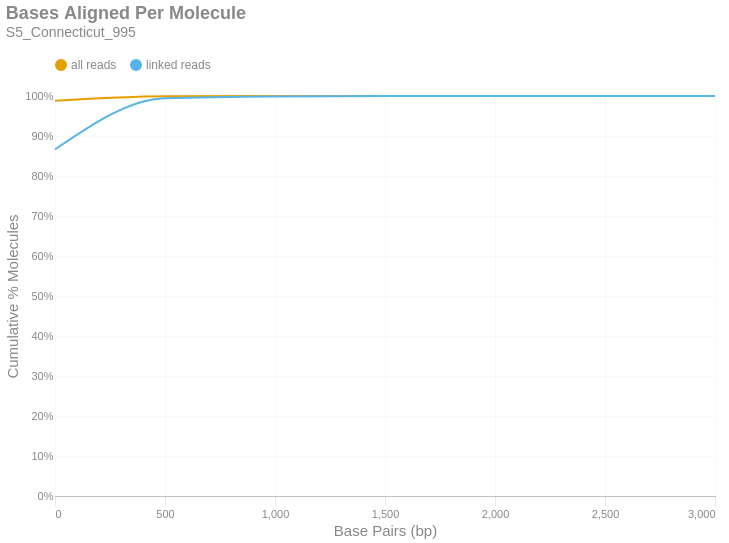

The notebook cell saved with this chart:
### Markdown cell above
### Bases Aligned Per Molecule
This is a cumulative frequency distribution showing the number of base pairs aligned per unique molecule. These data are shown in 500 bp bins. There are two distributions: one with `all reads` (yellow) and another with only `linked reads` (blue). The percent of molecules in the `linked reads` distribution is relative to the total number of linked molecules.

### Code cell
if SKIPLR:
    print_html(f"Skipped")
else:
    binned_df = consolidated_hist(valids['aligned_bp'], mask, 500, True)
    with SafeRender(binned_df):
        (
            density_plot(binned_df, 'Bases Aligned Per Molecule', samplename, 'basesper')
            .encode(
                x=alt.X('bin:Q', title="Base Pairs (bp)").axis(tickMinStep=500).scale(padding=0),
                y=alt.Y('value:Q', title='Cumulative % Molecules')
                    .axis(format='%')
                    .scale(domain = [0,1])
                    .stack(False),
                color=alt.Color("key:N").scale(domain = ["all reads", "linked reads"]),
                tooltip = [
                    alt.Tooltip("key:N", title = "Data Type"),
                    alt.Tooltip("range_label:N", title="Bases Aligned Per Molecule"),
                    alt.Tooltip("value:Q", format = ".2%", title="% Molecules (Cum.)")
                ]
            )
        ).display()

### Figure 1 — Vega-Lite specification as saved in the notebook (floating-point values rounded to 4 significant figures)
{"width": "container", "height": 400, "config": {"title": {"anchor": "start", "dy": -15, "fontSize": 18, "color": "#888888", "subtitleColor": "#888888", "subtitleFontSize": 14}, "arc": {"fill": "#0072B2"}, "axis": {"domainColor": "#888888", "domainWidth": 0.5, "gridWidth": 0.2, "grid": false, "titleFontWeight": 400, "titleFontSize": 15, "labelFontSize": 11, "labelColor": "#888888", "tickColor": "#888888", "tickWidth": 0.2, "titleColor": "#888888"}, "axisBand": {"grid": false}, "axisX": {"grid": true, "tickSize": 10, "domainCap": "round"}, "axisY": {"domain": false, "grid": true, "tickSize": 0, "domainCap": "round"}, "background": "transparent", "header": {"labelFontSize": 15, "labelColor": "#888888", "titleFontSize": 15, "titleFontWeight": 600, "titleColor": "#888888"}, "legend": {"labelFont": "sans-serif", "labelFontSize": 12, "labelColor": "#888888", "symbolSize": 100, "symbolType": "circle", "titleFontSize": 12, "titlePadding": 10, "titleColor": "#888888", "title": null, "orient": "top"}, "range": {"category": ["#E69F00", "#56B4E9", "#009E73", "#F0E442", "#0072B2", "#D55E00", "#CC79A7", "#000000"], "diverging": ["#cfe8f3", "#a2d4ec", "#73bfe2", "#46abdb", "#1696d2", "#12719e"]}, "area": {"fill": "#0072B2", "fillOpacity": 0.7, "line": true, "strokeOpacity": 0.7}, "line": {"color": "#0072B2", "stroke": "#0072B2", "strokeWidth": 2}, "trail": {"color": "#0072B2", "stroke": "#0072B2", "strokeWidth": 0, "size": 1}, "point": {"filled": true, "fillOpacity": 1.0, "size": 95}, "text": {"color": "#888888", "fontSize": 11, "align": "right", "fontWeight": 400, "size": 11}, "bar": {"fill": "#0072B2", "stroke": null}, "view": {"stroke": null, "continuousWidth": 660, "continuousHeight": 400}}, "data": {"name": "data-819d755cf35d7f6585c6be55cee75703"}, "mark": {"type": "line", "interpolate": "monotone", "point": {"opacity": 0, "size": 275}}, "encoding": {"color": {"field": "key", "scale": {"domain": ["all reads", "linked reads"]}, "type": "nominal"}, "tooltip": [{"field": "key", "title": "Data Type", "type": "nominal"}, {"field": "range_label", "title": "Bases Aligned Per Molecule", "type": "nominal"}, {"field": "value", "format": ".2%", "title": "% Molecules (Cum.)", "type": "quantitative"}], "x": {"axis": {"tickMinStep": 500}, "field": "bin", "scale": {"padding": 0}, "title": "Base Pairs (bp)", "type": "quantitative"}, "y": {"axis": {"format": "%"}, "field": "value", "scale": {"domain": [0, 1]}, "stack": false, "title": "Cumulative % Molecules", "type": "quantitative"}}, "params": [{"name": "param_c36ac31b6afebe62", "select": {"type": "point", "fields": ["key"]}, "bind": "legend"}], "title": {"text": "Bases Aligned Per Molecule", "subtitle": "S5_Connecticut_995"}, "transform": [{"fold": ["all reads (cumsum)", "linked reads (cumsum)"]}, {"calculate": "replace(datum.key, ' (cumsum)', '')", "as": "key"}, {"filter": {"param": "param_c36ac31b6afebe62"}}], "usermeta": {"embedOptions": {"downloadFileName": "S5_Connecticut_995.basesper"}}, "$schema": "https://vega.github.io/schema/vega-lite/v6.1.0.json", "datasets": {"data-819d755cf35d7f6585c6be55cee75703": [{"bin": "0.0", "interval": "0.0-500.0", "all reads": 0.9883, "linked reads": 0.8662, "all reads (cumsum)": 0.9883, "linked reads (cumsum)": 0.8662, "range_label": "0-499"}, {"bin": "500.0", "interval": "500.0-1000.0", "all reads": 0.01125, "linked reads": 0.1282, "all reads (cumsum)": 0.9995, "linked reads (cumsum)": 0.9944, "range_label": "500-999"}, {"bin": "1000.0", "interval": "1000.0-1500.0", "all reads": 0.0003925, "linked reads": 0.004604, "all reads (cumsum)": 0.9999, "linked reads (cumsum)": 0.999, "range_label": "1000-1499"}, {"bin": "1500.0", "interval": "1500.0-2000.0", "all reads": 7.36e-05, "linked reads": 0.0008632, "all reads (cumsum)": 1.0, "linked reads (cumsum)": 0.9999, "range_label": "1500-1999"}, {"bin": "2000.0", "interval": "2000.0-2500.0", "all reads": 0.0, "linked reads": 0.0, "all reads (cumsum)": 1.0, "linked reads (cumsum)": 0.9999, "range_label": "2000-2499"}, {"bin": "2500.0", "interval": "2500.0-3000.0", "all reads": 0.0, "linked reads": 0.0, "all reads (cumsum)": 1.0, "linked reads (cumsum)": 0.9999, "range_label": "2500-2999"}, {"bin": "3000.0", "interval": "3000.0-3500.0", "all reads": 1.227e-05, "linked reads": 0.0001439, "all reads (cumsum)": 1.0, "linked reads (cumsum)": 1.0, "range_label": "3000-3499"}]}}
